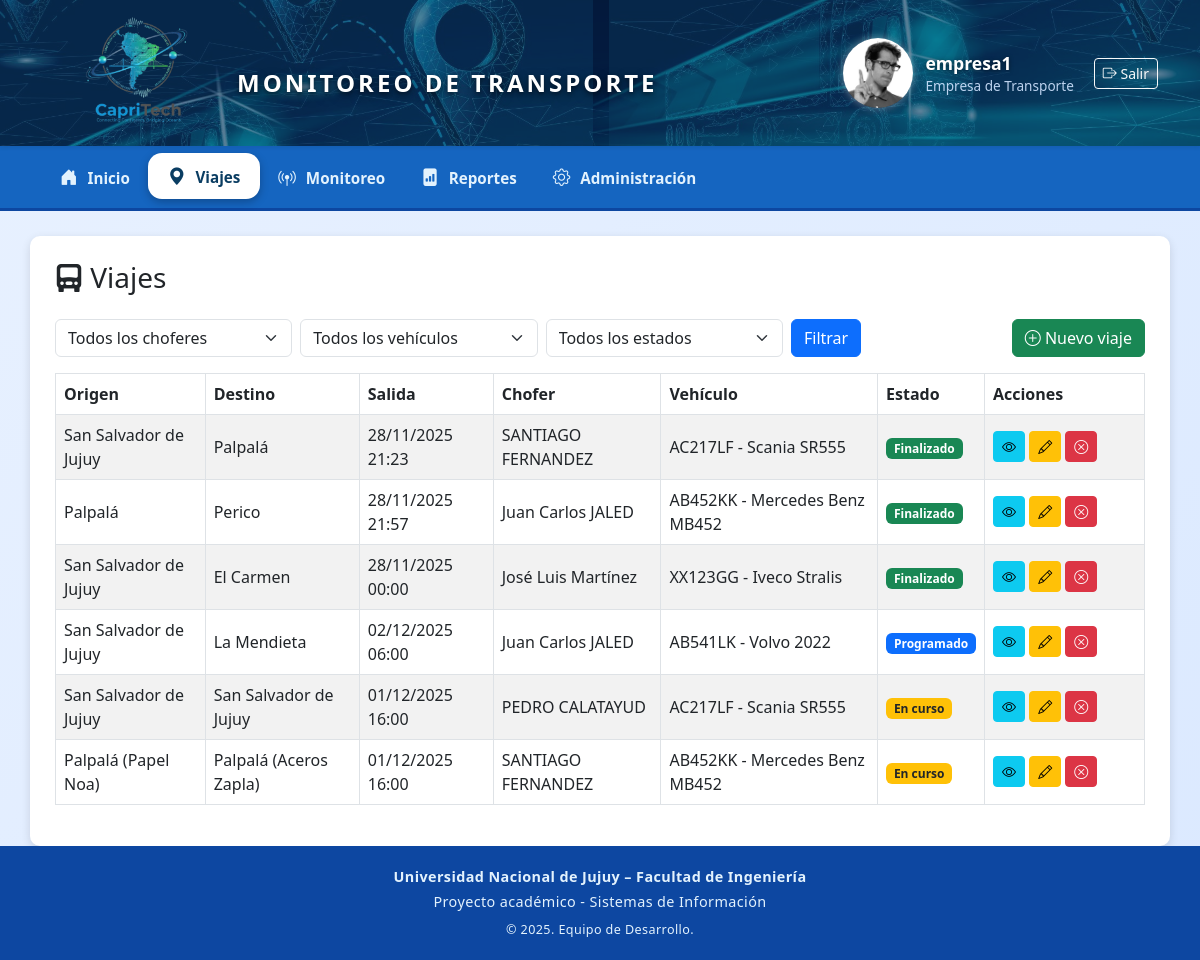
/viajes/ (signed in), run on the app's committed database.
### transporte/models.py (models this page shows, shortened)
class Usuario(AbstractUser):
    ROLES = [
        ('ADMIN', 'Administrador'),
        ('EMPRESA', 'Empresa de Transporte'),
        ('CHOFER', 'Chofer'),
        ('FRONTERA', 'Agente de Frontera'),
    ]
    rol = models.CharField(max_length=20, choices=ROLES, default='EMPRESA')
    photo = models.ImageField(upload_to='profiles/', blank=True, null=True)

class Viaje(models.Model):
    ESTADOS = [
        ("PROGRAMADO", "Programado"),
        ("EN_CURSO", "En curso"),
        ("FINALIZADO", "Finalizado"),
        ("CANCELADO", "Cancelado"),
    ]
    id = models.UUIDField(primary_key=True, default=uuid.uuid4, editable=False)
    empresa = models.ForeignKey(Empresa, on_delete=models.CASCADE, related_name="viajes")
    chofer = models.ForeignKey(Chofer, on_delete=models.CASCADE, related_name="viajes")
    vehiculo = models.ForeignKey(Vehiculo, on_delete=models.CASCADE, related_name="viajes")
    carga = models.ForeignKey(Carga, on_delete=models.CASCADE, related_name="viajes")
    origen = models.CharField(max_length=150)
    destino = models.CharField(max_length=150)
    lat_origen = models.DecimalField(max_digits=9, decimal_places=6, null=True, blank=True)
    lon_origen = models.DecimalField(max_digits=9, decimal_places=6, null=True, blank=True)
    lat_destino = models.DecimalField(max_digits=9, decimal_places=6, null=True, blank=True)
    lon_destino = models.DecimalField(max_digits=9, decimal_places=6, null=True, blank=True)
    fecha_salida = models.DateTimeField()
    fecha_llegada_estimada = models.DateTimeField()
    fecha_llegada_real = models.DateTimeField(null=True, blank=True)
    estado = models.CharField(max_length=20, choices=ESTADOS, default="PROGRAMADO")
    ubicacion_actual = models.CharField(max_length=200, blank=True, null=True)
    codigo_qr = models.ImageField(upload_to="qrcodes/", blank=True, null=True)
    distancia_km = models.FloatField(default=0)
    kilometros_recorridos = models.FloatField(default=0)
    duracion_horas = models.FloatField(default=0)
    tiempo_total_horas = models.FloatField(default=0)
    consumo_promedio = models.FloatField(default=0, help_text="Litros por 100 km")
    velocidad_promedio = models.FloatField(default=0, help_text="km/h")
    costo_estimado = models.FloatField(default=0)
    costo_combustible = models.FloatField(default=0, help_text="Costo total de combustible en USD")
    litros_consumidos = models.FloatField(default=0, help_text="Litros de combustible utilizados en el viaje")
    precio_combustible = models.FloatField(default=1.5, help_text="Precio por litro en USD")

class Chofer(models.Model):
    nombre = models.CharField(max_length=100)
    apellido = models.CharField(max_length=100)
    documento = models.CharField(max_length=15, unique=True)
    licencia_nro = models.CharField(max_length=30)
    empresa = models.ForeignKey(Empresa, on_delete=models.CASCADE, related_name='choferes')
    def __str__(self):
        return f"{self.nombre} {self.apellido}"

class Vehiculo(models.Model):
    patente = models.CharField(max_length=10, unique=True)
    marca = models.CharField(max_length=50)
    modelo = models.CharField(max_length=50)
    capacidad = models.FloatField(help_text="Capacidad máxima en toneladas")
    consumo_promedio = models.FloatField(default=0, help_text="Consumo estimado (litros/km)")
    costo_km = models.FloatField(default=0, help_text="Costo operativo por km en ARS")
    empresa = models.ForeignKey(Empresa, on_delete=models.CASCADE, related_name='vehiculos')
    estado = models.CharField(max_length=20, choices=[
        ('activo', 'Activo'),
        ('mantenimiento', 'En mantenimiento'),
        ('inactivo', 'Inactivo')
    ], default='activo')
    fecha_alta = models.DateField(auto_now_add=True)
    def __str__(self):
        return f"{self.patente} - {self.marca} {self.modelo}"

### transporte/views.py (the view)
# urls.py: path('viajes/', views.viaje_list, name='viaje_list'),
def viaje_list(request):
    viajes = Viaje.objects.all()
    choferes = Chofer.objects.all()
    vehiculos = Vehiculo.objects.all()
    estados = Viaje.ESTADOS
    chofer = request.GET.get("chofer")
    vehiculo = request.GET.get("vehiculo")
    estado = request.GET.get("estado")
    if chofer:
        viajes = viajes.filter(chofer_id=chofer)
    if vehiculo:
        viajes = viajes.filter(vehiculo_id=vehiculo)
    if estado:
        viajes = viajes.filter(estado=estado)
    return render(request, "viajes/viaje_list.html", {
        "viajes": viajes,
        "choferes": choferes,
        "vehiculos": vehiculos,
        "estados": estados,
    })

### transporte/templates/viajes/viaje_list.html (shortened to what this page needs)
{% extends 'transporte/base.html' %}
{% block content %}
<h3 class="mb-4">
    <i class="bi bi-truck-front-fill"></i> Viajes
</h3>
<div class="d-flex justify-content-between mb-3">
    <form method="GET" class="d-flex gap-2">
        <select name="chofer" class="form-select">
            <option value="">Todos los choferes</option>
        </select>
        <select name="vehiculo" class="form-select">
            <option value="">Todos los vehículos</option>
        </select>
        <select name="estado" class="form-select">
            <option value="">Todos los estados</option>
        </select>
        <button class="btn btn-primary">Filtrar</button>
    </form>
    <a href="{% url 'viaje_create' %}" class="btn btn-success">
        <i class="bi bi-plus-circle"></i> Nuevo viaje
    </a>
</div>
<table class="table table-bordered table-striped align-middle">
    <thead>
        <tr>
            <th>Origen</th>
            <th>Destino</th>
            <th>Salida</th>
            <th>Chofer</th>
            <th>Vehículo</th>
            <th>Estado</th>
            <th style="width: 160px;">Acciones</th>
        </tr>
    </thead>
    <tbody>
        {% for viaje in viajes %}
        <tr>
            <td>{{ viaje.origen }}</td>
            <td>{{ viaje.destino }}</td>
            <td>{{ viaje.fecha_salida|date:"d/m/Y H:i" }}</td>
            <td>{{ viaje.chofer }}</td>
            <td>{{ viaje.vehiculo }}</td>
            <td>
                <span class="badge
                    {% if viaje.estado == 'PROGRAMADO' %}bg-primary
                    {% elif viaje.estado == 'EN_CURSO' %}bg-warning text-dark
                    {% elif viaje.estado == 'FINALIZADO' %}bg-success
                    {% elif viaje.estado == 'CANCELADO' %}bg-danger
                    {% endif %}
                ">
                    {{ viaje.get_estado_display }}
                </span>
            </td>
            <td>
                <a href="{% url 'viaje_detalle' viaje.id %}" class="btn btn-info btn-sm">
                    <i class="bi bi-eye"></i>
                </a>
                <a href="{% url 'viaje_edit' viaje.id %}" class="btn btn-warning btn-sm">
                    <i class="bi bi-pencil"></i>
                </a>
                {% if viaje.estado != "CANCELADO" %}
                <a href="{% url 'viaje_cancelar' viaje.id %}"
                   class="btn btn-danger btn-sm"
                   onclick="return confirm('¿Cancelar este viaje?');">
                    <i class="bi bi-x-circle"></i>
                </a>
                {% endif %}
            </td>
        </tr>
        {% endfor %}
    </tbody>
</table>
{% endblock %}

### transporte/templates/transporte/base.html (shortened to what this page needs)
{% load static %}
<!DOCTYPE html>
<html lang="es">
<head>
    <link href="https://cdn.jsdelivr.net/npm/bootstrap@5.3.0/dist/css/bootstrap.min.css" rel="stylesheet">
    <link rel="stylesheet" href="https://unpkg.com/leaflet@1.9.4/dist/leaflet.css">
    <link rel="stylesheet" href="https://cdn.jsdelivr.net/npm/bootstrap-icons@1.11.0/font/bootstrap-icons.css">
    <link rel="stylesheet" href="https://cdn.jsdelivr.net/npm/swiper@11/swiper-bundle.min.css" />
</head>
<body>
{% if user.is_authenticated %}
<nav class="navbar navbar-expand-lg navbar-main watermark-header shadow-sm">
    <div class="container d-flex justify-content-between align-items-center">
        <div class="d-flex align-items-center">
            <a href="{% url 'home' %}" class="d-flex align-items-center text-decoration-none text-white">
                <img src="{% static 'img/logo_capritech.png' %}"
                     alt="CapriTech Logo"
                     style="height: 130px; width: auto;">
                <span class="header-title">MONITOREO DE TRANSPORTE</span>
            </a>
        </div>
        <div class="d-flex align-items-center">
<div class="header-userbox">
    {% if user.photo %}
    <img src="{{ user.photo.url }}">
    {% else %}
    <img src="{% static 'img/default.jpg' %}">
    {% endif %}
    <div>
        <div class="header-username">{{ user.username }}</div>
        <div class="header-userrole">{{ user.get_rol_display }}</div>
    </div>
</div>
            <form id="logout-form" method="post" action="{% url 'logout' %}">
                <button type="submit" class="btn btn-outline-light btn-sm">
                    <i class="bi bi-box-arrow-right"></i> Salir
                </button>
            </form>
        </div>
    </div>
</nav>
<nav class="submenu">
    <div class="container">
        <ul class="nav">
            <li class="nav-item">
                <a class="nav-link {% if request.resolver_match.url_name == 'home' %}active{% endif %}"
                   href="{% url 'home' %}">
                    <i class="bi bi-house-door-fill"></i> Inicio
                </a>
            </li>
            <li class="nav-item">
                <a class="nav-link {% if request.resolver_match.url_name == 'viaje_list' %}active{% endif %}"
                   href="{% url 'viaje_list' %}">
                    <i class="bi bi-geo-alt-fill"></i> Viajes
                </a>
            </li>
            <li class="nav-item">
                <a class="nav-link {% if request.resolver_match.url_name == 'monitoreo_demo' %}active{% endif %}"
                   href="{% url 'monitoreo_demo' %}">
                    <i class="bi bi-broadcast-pin"></i> Monitoreo
                </a>
            </li>
            <li class="nav-item">
                <a class="nav-link {% if request.resolver_match.url_name == 'reporte_viajes_completados' %}active{% endif %}"
                   href="{% url 'reporte_viajes_completados' %}">
                    <i class="bi bi-file-bar-graph-fill"></i> Reportes
                </a>
            </li>
            <li class="nav-item">
                <a class="nav-link {% if request.resolver_match.url_name == 'admin:index' %}active{% endif %}"
                   href="/admin/">
                    <i class="bi bi-gear"></i> Administración
                </a>
            </li>
        </ul>
    </div>
</nav>
<div class="container main-container">
    {% block content %}{% endblock %}
</div>
{% else %}
{% block auth_content %}{% endblock %}
{% endif %}
<footer class="text-center">
    <p class="mb-1 fw-bold">Universidad Nacional de Jujuy – Facultad de Ingeniería</p>
    <p class="mb-0">Proyecto académico - Sistemas de Información</p>
    <small class="d-block mt-2">© 2025. Equipo de Desarrollo.</small>
</footer>
</body>
</html>

### data on the page
Usuario: username "empresa1", rol "Empresa de Transporte"
Viaje: origen "San Salvador de Jujuy", destino "Palpalá", fecha_salida "28/11/2025 21:23", chofer "SANTIAGO FERNANDEZ", vehiculo "AC217LF - Scania SR555", estado "Finalizado"
Viaje: origen "Palpalá", destino "Perico", fecha_salida "28/11/2025 21:57", chofer "Juan Carlos JALED", vehiculo "AB452KK - Mercedes Benz MB452", estado "Finalizado"
Viaje: origen "San Salvador de Jujuy", destino "El Carmen", fecha_salida "28/11/2025 00:00", chofer "José Luis Martínez", vehiculo "XX123GG - Iveco Stralis", estado "Finalizado"
Viaje: origen "San Salvador de Jujuy", destino "La Mendieta", fecha_salida "02/12/2025 06:00", chofer "Juan Carlos JALED", vehiculo "AB541LK - Volvo 2022", estado "Programado"
Viaje: origen "San Salvador de Jujuy", destino "San Salvador de Jujuy", fecha_salida "01/12/2025 16:00", chofer "PEDRO CALATAYUD", vehiculo "AC217LF - Scania SR555", estado "En curso"
Viaje: origen "Palpalá (Papel Noa)", destino "Palpalá (Aceros Zapla)", fecha_salida "01/12/2025 16:00", chofer "SANTIAGO FERNANDEZ", vehiculo "AB452KK - Mercedes Benz MB452", estado "En curso"
